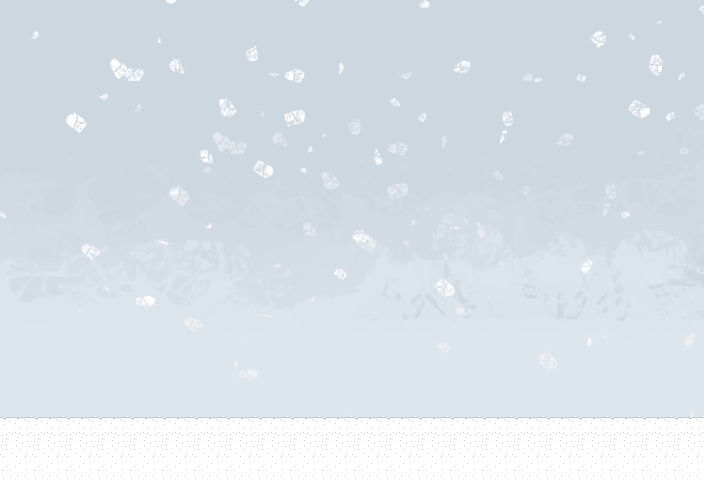

Tiled map render using the project's own tile images. Description and the map definition, with tile-layer contents summarised, below:
An orthogonal 22x15 tile map with 32x32 px tiles, 1 tile layer (Tile Layer 1), 1 image layer and 1 object (mainplayer).

<map version="1.0" orientation="orthogonal" renderorder="right-down" width="22" height="15" tilewidth="32" tileheight="32">
 <tileset firstgid="1" name="winter-tile" tilewidth="32" tileheight="32">
  <image source="map/winter-tile.png" width="64" height="32" />
 </tileset>
 <imagelayer name="background">
  <image source="map/winter-bg.png" />
 </imagelayer>
 <layer name="Tile Layer 1" width="22" height="15">
  <data>[330 cells, 44 non-empty, 2 distinct tile ids]</data>
 </layer>
 <objectgroup name="player">
  <object name="mainplayer" x="34" y="364.5" width="28" height="45" rotation="1">
   <properties>
    <property name="image" value="self-walk-short" />
    <property name="spriteheight" value="58" />
    <property name="spritewidth" value="64" />
   </properties>
  </object>
 </objectgroup>
</map>